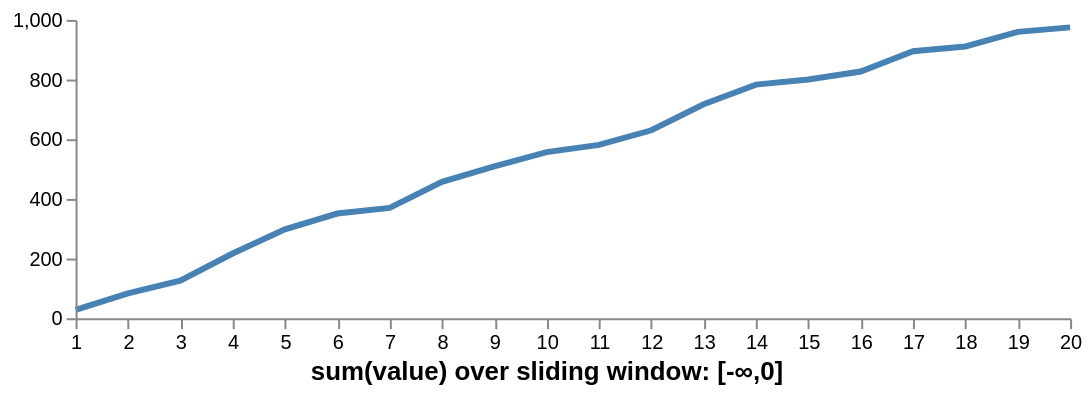

The Vega-Lite source for this figure:
### Vega specification from a JSON file in a GitHub repository (floating-point values rounded to 4 significant figures)
{"$schema": "https://vega.github.io/schema/vega/v3.json", "width": 500, "height": 150, "padding": 5, "signals": [{"name": "curve", "value": "linear", "bind": {"input": "select", "options": ["linear", "monotone", "step"]}}, {"name": "aggregate", "value": "sum", "bind": {"input": "select", "options": ["sum", "count", "average", "median", "stdev"]}}, {"name": "frameStart", "value": null, "bind": {"input": "select", "options": [null, -5, -2, 0]}}, {"name": "frameEnd", "value": 0, "bind": {"input": "select", "options": [0, 2, 5, null]}}, {"name": "startLabel", "update": "if(frameStart == null, '-∞', frameStart)"}, {"name": "endLabel", "update": "if(frameEnd == null, '+∞', frameEnd)"}], "data": [{"name": "table", "values": [{"u": 1, "v": 28}, {"u": 2, "v": 55}, {"u": 3, "v": 43}, {"u": 4, "v": 91}, {"u": 5, "v": 81}, {"u": 6, "v": 53}, {"u": 7, "v": 19}, {"u": 8, "v": 87}, {"u": 9, "v": 52}, {"u": 10, "v": 48}, {"u": 11, "v": 24}, {"u": 12, "v": 49}, {"u": 13, "v": 87}, {"u": 14, "v": 66}, {"u": 15, "v": 17}, {"u": 16, "v": 27}, {"u": 17, "v": 68}, {"u": 18, "v": 16}, {"u": 19, "v": 49}, {"u": 20, "v": 15}], "transform": [{"type": "window", "sort": {"field": "u"}, "frame": [{"signal": "frameStart"}, {"signal": "frameEnd"}], "ops": [{"signal": "aggregate"}, "rank"], "fields": ["v", null], "as": ["value", null]}]}], "scales": [{"name": "xscale", "type": "linear", "range": "width", "zero": false, "domain": {"data": "table", "field": "u"}}, {"name": "yscale", "type": "linear", "range": "height", "nice": true, "zero": true, "domain": {"data": "table", "field": "value"}}], "title": {"text": {"signal": "aggregate + '(value) over sliding window: [' + startLabel + ',' + endLabel + ']'"}, "orient": "bottom"}, "axes": [{"orient": "bottom", "scale": "xscale", "tickCount": 20, "zindex": 1}, {"orient": "left", "scale": "yscale", "tickCount": 5, "zindex": 1}], "marks": [{"type": "line", "from": {"data": "table"}, "encode": {"enter": {"x": {"scale": "xscale", "field": "u"}, "stroke": {"value": "steelblue"}, "strokeWidth": {"value": 3}}, "update": {"y": {"scale": "yscale", "field": "value"}, "interpolate": {"signal": "curve"}}}}]}
